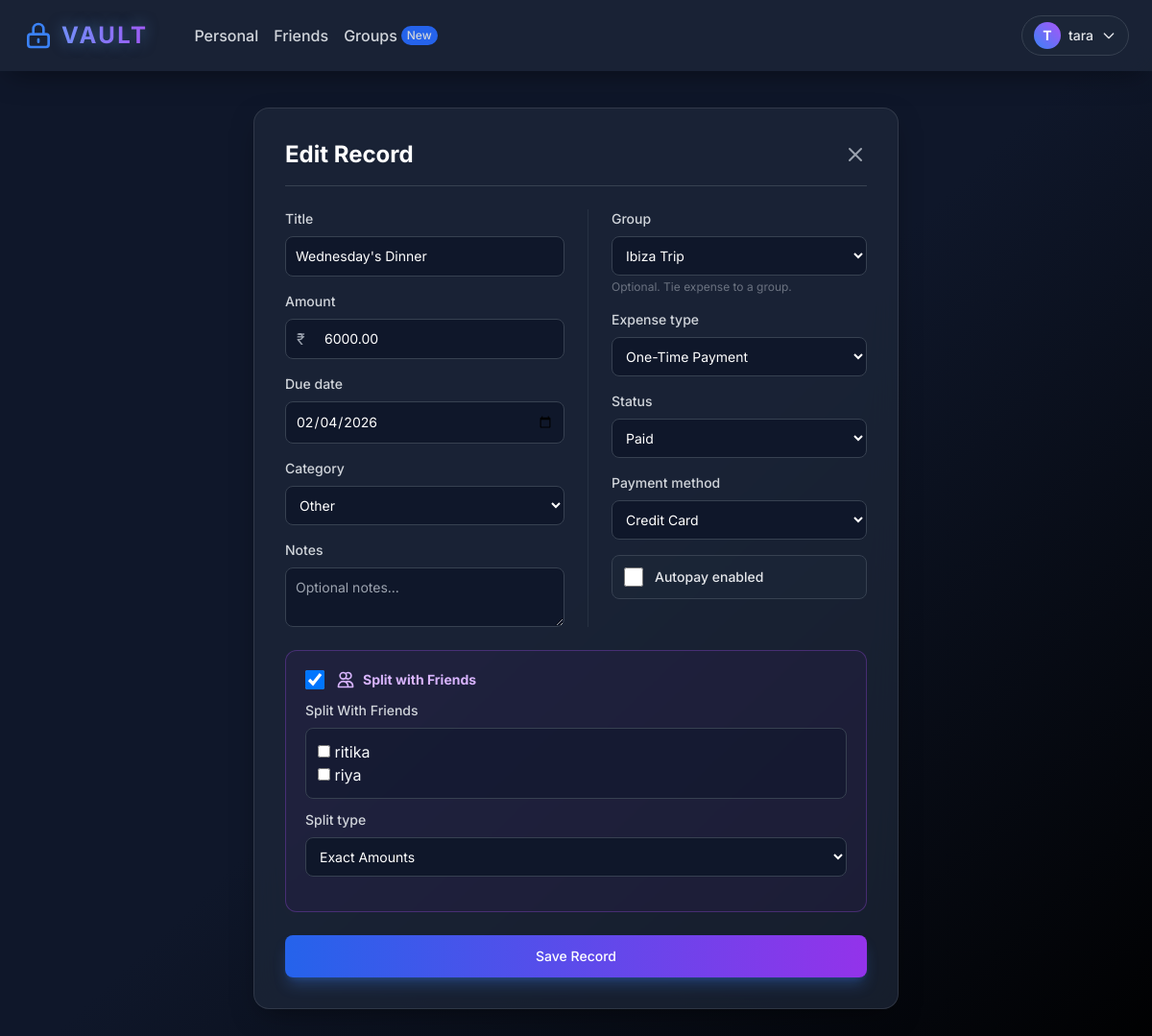
/edit/54/ (signed in), run on the app's committed database.
### Vault/models.py (models this page shows, shortened)
class Expense(models.Model):
    EXPENSE_TYPES = (
        ('One-Time', 'One-Time Payment'),
        ('Subscription', 'Recurring Subscription'),
        ('Bill', 'Monthly Bill'),
    )
    STATUS_CHOICES = (
        ('Paid', 'Paid'),
        ('Pending', 'Pending'),
    )
    CATEGORY_CHOICES = (
        ('Housing', 'Housing'),
        ('Utilities', 'Utilities'),
        ('Grocery', 'Grocery'),
        ('Food', 'Food'),
        ('Transportation', 'Transportation'),
        ('Healthcare', 'Healthcare'),
        ('Entertainment', 'Entertainment'),
        ('Credit Card', 'Credit Card'),
        ('Other', 'Other'),
    )
    PAYMENT_METHODS = (
        ('Credit Card', 'Credit Card'),
        ('Debit Card', 'Debit Card'),
        ('Cash', 'Cash'),
        ('None', 'Not Applicable / Pending'),
    )
    user = models.ForeignKey(User, on_delete=models.CASCADE)
    title = models.CharField(max_length=150, help_text="Recipient or Service Name")
    amount = models.DecimalField(max_digits=10, decimal_places=2)
    due_date = models.DateField()
    category = models.CharField(max_length=50, choices=CATEGORY_CHOICES, default='Other')
    expense_type = models.CharField(max_length=20, choices=EXPENSE_TYPES, default='One-Time')
    status = models.CharField(max_length=20, choices=STATUS_CHOICES, default='Pending')
    payment_method = models.CharField(max_length=20, choices=PAYMENT_METHODS, default='None')
    is_autopay = models.BooleanField(default=False)
    is_cc_bill = models.BooleanField(default=False)
    is_shared = models.BooleanField(default=False)
    paid_by = models.ForeignKey(User, related_name='expenses_paid', null=True, blank=True, on_delete=models.SET_NULL)
    group = models.ForeignKey('ExpenseGroup', related_name='expenses', null=True, blank=True, on_delete=models.SET_NULL)
    notes = models.TextField(blank=True, null=True, help_text="Any additional comments or notes")
    SPLIT_TYPES = (
        ('Equal', 'Equal Split'),
        ('Percentage', 'Percentage (%)'),
        ('Exact', 'Exact Amounts'),
    )
    split_type = models.CharField(max_length=20, choices=SPLIT_TYPES, default='Equal')
    year = models.IntegerField(default=2026)
    month = models.IntegerField(default=1)
    week = models.IntegerField(default=1)

### Vault/views.py (the view)
# urls.py: path('edit/<int:pk>/', views.edit_expense, name='edit_expense'),
@login_required
def edit_expense(request, pk):
    expense = get_object_or_404(Expense, pk=pk, user=request.user)
    friends_initiated = Friendship.objects.filter(user=request.user, status='Accepted').values_list('friend_id', flat=True)
    friends_received = Friendship.objects.filter(friend=request.user, status='Accepted').values_list('user_id', flat=True)
    friend_ids = list(friends_initiated) + list(friends_received)
    if request.method == 'POST':
        form = ExpenseForm(request.POST, instance=expense, user=request.user)
        if form.is_valid():
            saved_expense = form.save()
            update_cc_bill(request.user, saved_expense.due_date)
            logger.info(f"Updated Expense: {saved_expense.id} by User: {request.user.username}")
            if saved_expense.group:
                SplitTransaction.objects.filter(expense=saved_expense).delete()
                saved_expense.is_shared = True
                saved_expense.save()
                process_splits(saved_expense, request)
            elif saved_expense.is_shared:
                SplitTransaction.objects.filter(expense=saved_expense).delete()
                split_users = form.cleaned_data.get('split_with')
                if split_users:
                    process_splits(saved_expense, request, split_users)
            if saved_expense.group:
                return redirect('group_detail', pk=saved_expense.group.pk)
            return redirect(f'/?year={saved_expense.due_date.year}&month={saved_expense.due_date.month}')
    else: form = ExpenseForm(instance=expense, user=request.user)
    if expense.is_shared and not expense.group:
        split_users = list(set(split.debtor for split in expense.splits.all()))
        form.fields['split_with'].initial = split_users
    import json
    groups_data = {}
    for g in request.user.expense_groups.all():
        groups_data[g.id] = [{'id': m.id, 'username': m.username} for m in g.members.all()]
    friends_queryset = User.objects.filter(id__in=friend_ids)
    friends_data = [{'id': f.id, 'username': f.username} for f in friends_queryset]
    existing_splits = {}
    if expense.is_shared:
        for split in expense.splits.all():
            if expense.split_type == 'Percentage':
                pct = (split.amount / expense.amount) * 100 if expense.amount > 0 else 0
                existing_splits[split.debtor.id] = float(pct)
            else:  # Exact or Equal
                existing_splits[split.debtor.id] = float(split.amount)
    return render(request, 'Vault/expense_form.html', {
        'form': form,
        'action': 'Edit',
        'groups_data': json.dumps(groups_data),
        'friends_data': json.dumps(friends_data),
        'existing_splits': json.dumps(existing_splits),
        'current_user': json.dumps({'id': request.user.id, 'username': request.user.username})
    })

### Vault/models.py (called while the page is built)
    def __str__(self):
        return self.name

### Vault/templates/Vault/expense_form.html (shortened to what this page needs)
{% extends 'Vault/base.html' %}
{% block content %}
<div class="flex justify-center mb-12">
    <div class="glass-panel p-8 w-full max-w-2xl relative">
        <div class="flex justify-between items-center mb-6 border-b border-gray-700 pb-4">
            <h2 class="text-2xl font-bold text-white">{{ action }} Record</h2>
            <a href="{% url 'dashboard' %}" class="text-gray-400 hover:text-white transition">
                <svg class="w-6 h-6" fill="none" stroke="currentColor" viewBox="0 0 24 24"><path stroke-linecap="round" stroke-linejoin="round" stroke-width="2" d="M6 18L18 6M6 6l12 12"></path></svg>
            </a>
        </div>
        <form method="post" class="space-y-6">
            <div class="grid grid-cols-1 md:grid-cols-2 gap-6">
                <div class="space-y-4">
                    <div>
                        <label class="block mb-2 text-sm font-medium text-gray-300">{{ form.title.label }}</label>
                        {{ form.title }}
                    </div>
                    <div>
                        <label class="block mb-2 text-sm font-medium text-gray-300">{{ form.amount.label }}</label>
                        <div class="relative">
                            <span class="absolute inset-y-0 left-0 flex items-center pl-3 text-gray-400">₹</span>
                            <div class="currency-input">{{ form.amount }}</div>
                        </div>
                    </div>
                    <div>
                        <label class="block mb-2 text-sm font-medium text-gray-300">{{ form.due_date.label }}</label>
                        {{ form.due_date }}
                    </div>
                    <div>
                        <label class="block mb-2 text-sm font-medium text-gray-300">{{ form.category.label }}</label>
                        {{ form.category }}
                    </div>
                    <div>
                        <label class="block mb-2 text-sm font-medium text-gray-300">{{ form.notes.label }}</label>
                        {{ form.notes }}
                    </div>
                </div>
                <div class="space-y-4 border-l border-gray-700/50 pl-0 md:pl-6">
                    <div>
                        <label class="block mb-2 text-sm font-medium text-gray-300">{{ form.group.label }}</label>
                        {{ form.group }}
                        <p class="text-xs text-gray-500 mt-1">Optional. Tie expense to a group.</p>
                    </div>
                    <div>
                        <label class="block mb-2 text-sm font-medium text-gray-300">{{ form.expense_type.label }}</label>
                        {{ form.expense_type }}
                    </div>
                    <div>
                        <label class="block mb-2 text-sm font-medium text-gray-300">{{ form.status.label }}</label>
                        {{ form.status }}
                    </div>
                    <div>
                        <label class="block mb-2 text-sm font-medium text-gray-300">{{ form.payment_method.label }}</label>
                        {{ form.payment_method }}
                    </div>
                    <div class="flex items-center gap-3 bg-vault-800/50 p-3 rounded-lg border border-gray-700 mt-4">
                        {{ form.is_autopay }}
                        <label class="text-sm font-medium text-gray-200 cursor-pointer" for="{{ form.is_autopay.id_for_label }}">Autopay enabled</label>
                    </div>
                </div>
            </div>
            <div class="mt-6 border border-purple-500/30 bg-purple-900/10 p-5 rounded-xl" x-data="{
                shared: document.getElementById('{{ form.is_shared.id_for_label }}').checked,
                hasGroup: document.getElementById('{{ form.group.id_for_label }}').value !== ''
            }">
                <div class="flex items-center gap-3 mb-3">
                    {{ form.is_shared }}
                    <label class="text-sm font-bold text-purple-300 cursor-pointer flex items-center gap-2" for="{{ form.is_shared.id_for_label }}">
                        <svg class="w-5 h-5" fill="none" stroke="currentColor" viewBox="0 0 24 24"><path stroke-linecap="round" stroke-linejoin="round" stroke-width="2" d="M12 4.354a4 4 0 110 5.292M15 21H3v-1a6 6 0 0112 0v1zm0 0h6v-1a6 6 0 00-9-5.197M13 7a4 4 0 11-8 0 4 4 0 018 0z"></path></svg>
                        Split with Friends
                    </label>
                </div>
                <div class="overflow-hidden transition-all duration-300" x-show="shared || hasGroup" x-collapse>
                    <div id="split-with-container">
                        <label class="block mb-2 text-sm font-medium text-gray-300">{{ form.split_with.label }}</label>
                        <div class="bg-vault-900/50 border border-gray-700 rounded-lg p-3 max-h-40 overflow-y-auto split-friends-list mb-3">
                            {{ form.split_with }}
                        </div>
                    </div>
                    <label class="block mb-2 text-sm font-medium text-gray-300">{{ form.split_type.label }}</label>
                    {{ form.split_type }}
                </div>
            </div>
            <button type="submit" class="w-full text-white bg-gradient-to-r from-blue-600 to-purple-600 hover:from-blue-500 hover:to-purple-500 font-medium rounded-lg text-sm px-5 py-3 text-center shadow-lg shadow-blue-500/30 transition shadow mt-6">Save Record</button>
        </form>
    </div>
</div>
{% endblock %}

### Vault/templates/Vault/base.html (shortened to what this page needs)
<!DOCTYPE html>
<html lang="en" class="dark">
<head>
    <script src="https://cdn.tailwindcss.com"></script>
</head>
<body class="antialiased min-h-screen flex flex-col pt-20 bg-gradient-to-br from-vault-900 via-vault-900 to-black">
    <nav class="fixed top-0 w-full z-50 glass-panel border-b-0 rounded-none border-x-0 border-t-0 px-6 py-4 flex justify-between items-center" x-data="{ userMenu: false }">
        <div class="flex items-center gap-6">
            <a href="{% url 'dashboard' %}" class="text-2xl font-bold tracking-widest text-transparent bg-clip-text bg-gradient-to-r from-blue-400 to-purple-500 glow-text flex items-center gap-2">
                <svg class="w-8 h-8 text-blue-500" fill="none" stroke="currentColor" viewBox="0 0 24 24"><path stroke-linecap="round" stroke-linejoin="round" stroke-width="2" d="M12 15v2m-6 4h12a2 2 0 002-2v-6a2 2 0 00-2-2H6a2 2 0 00-2 2v6a2 2 0 002 2zm10-10V7a4 4 0 00-8 0v4h8z"></path></svg>
            </a>
            {% if user.is_authenticated %}
                <div class="hidden md:flex gap-4 ml-6">
                    <a href="{% url 'dashboard' %}" class="text-gray-300 hover:text-white transition font-medium">Personal</a>
                    <a href="{% url 'friends_dashboard' %}" class="text-gray-300 hover:text-white transition font-medium">Friends</a>
                    <a href="{% url 'groups_dashboard' %}" class="text-gray-300 hover:text-white transition font-medium flex items-center gap-1">Groups <span class="bg-blue-600 text-xs px-1.5 py-0.5 rounded-full">New</span></a>
                </div>
            {% endif %}
        </div>
        <div class="flex items-center gap-4">
            {% if user.is_authenticated %}
                <div class="relative">
                    <button @click="userMenu = !userMenu" @click.away="userMenu = false" class="flex items-center gap-2 text-sm font-medium text-gray-200 hover:text-white transition bg-vault-800/50 px-3 py-1.5 rounded-full border border-gray-700 hover:border-gray-500">
                        <div class="w-7 h-7 rounded-full bg-gradient-to-tr from-blue-500 to-purple-500 flex items-center justify-center text-white font-bold">{{ user.username.0|upper }}</div>
                        <span class="hidden sm:block">{{ user.username }}</span>
                        <svg class="w-4 h-4" fill="none" stroke="currentColor" viewBox="0 0 24 24"><path stroke-linecap="round" stroke-linejoin="round" stroke-width="2" d="M19 9l-7 7-7-7"></path></svg>
                    </button>
                </div>
            {% else %}
                <a href="{% url 'login' %}" class="text-sm font-medium text-gray-300 hover:text-white transition">Sign In</a>
                <a href="{% url 'register' %}" class="text-sm font-medium bg-blue-600 hover:bg-blue-500 text-white px-4 py-2 rounded-full transition shadow-lg shadow-blue-500/30">Get Started</a>
            {% endif %}
        </div>
    </nav>
    <main class="flex-grow container mx-auto px-4 py-8 relative z-10 w-full max-w-7xl">
        {% block content %}{% endblock %}
    </main>
</body>
</html>

### Vault/templates/Vault/base.html (style rules this page uses)
body { font-family: 'Inter', sans-serif; background-color: #0f172a; color: #f8fafc; }
.glass-panel { background: rgba(30, 41, 59, 0.7); backdrop-filter: blur(16px); -webkit-backdrop-filter: blur(16px); border: 1px solid rgba(255, 255, 255, 0.1); border-radius: 1rem; box-shadow: 0 10px 30px -10px rgba(0,0,0,0.5); }
.glow-text { text-shadow: 0 0 15px rgba(96, 165, 250, 0.5); }

### data on the page
Expense: title "Wednesday's Dinner", amount "6000.00", due_date "02/04/2026", category "Other", group "Ibiza Trip", expense_type "One-Time Payment", status "Paid", payment_method "Credit Card", is_shared "☑", split_type "Exact Amounts"

### other printed values
{{ user.username.0|upper }} "T"
{{ user.username }} "tara"
{{ action }} "Edit"
